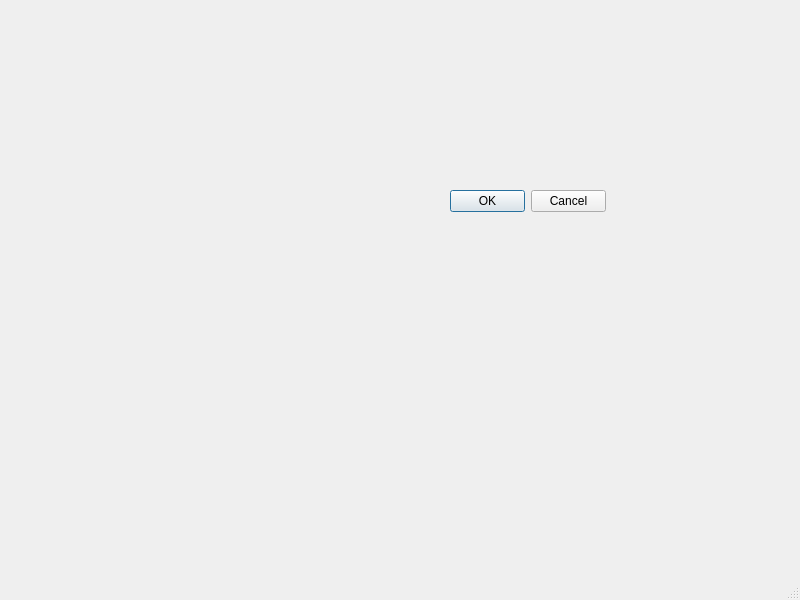
<?xml version="1.0" encoding="UTF-8"?>
<ui version="4.0">
 <class>MainWindow_Manager</class>
 <widget class="QMainWindow" name="MainWindow_Manager">
  <property name="geometry">
   <rect>
    <x>0</x>
    <y>0</y>
    <width>800</width>
    <height>600</height>
   </rect>
  </property>
  <property name="windowTitle">
   <string>MainWindow</string>
  </property>
  <widget class="QWidget" name="centralwidget">
   <widget class="QDialogButtonBox" name="buttonBox">
    <property name="geometry">
     <rect>
      <x>450</x>
      <y>190</y>
      <width>156</width>
      <height>23</height>
     </rect>
    </property>
    <property name="standardButtons">
     <set>QDialogButtonBox::Cancel|QDialogButtonBox::Ok</set>
    </property>
   </widget>
  </widget>
  <widget class="QMenuBar" name="menubar">
   <property name="geometry">
    <rect>
     <x>0</x>
     <y>0</y>
     <width>800</width>
     <height>21</height>
    </rect>
   </property>
  </widget>
  <widget class="QStatusBar" name="statusbar"/>
 </widget>
 <resources/>
 <connections/>
</ui>
